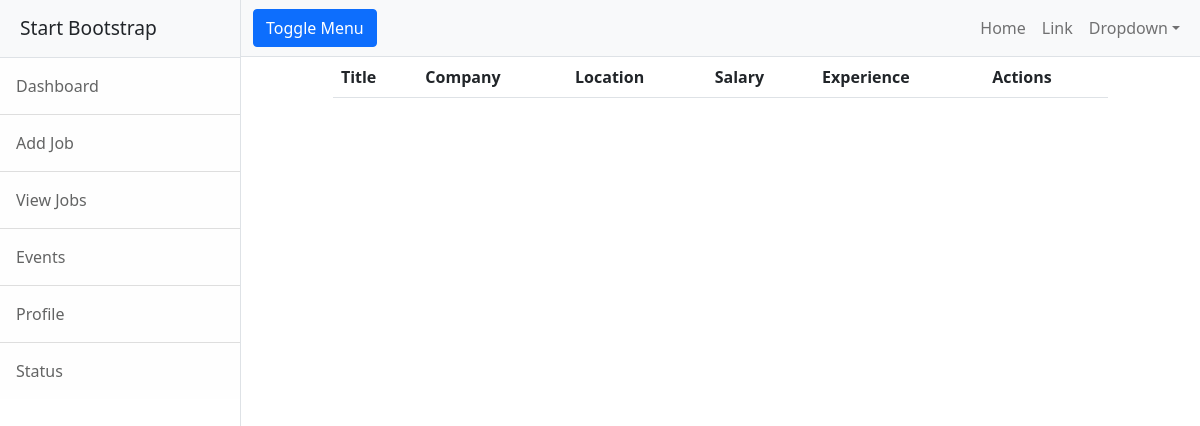
Page /view_jobs on the earlier database version.
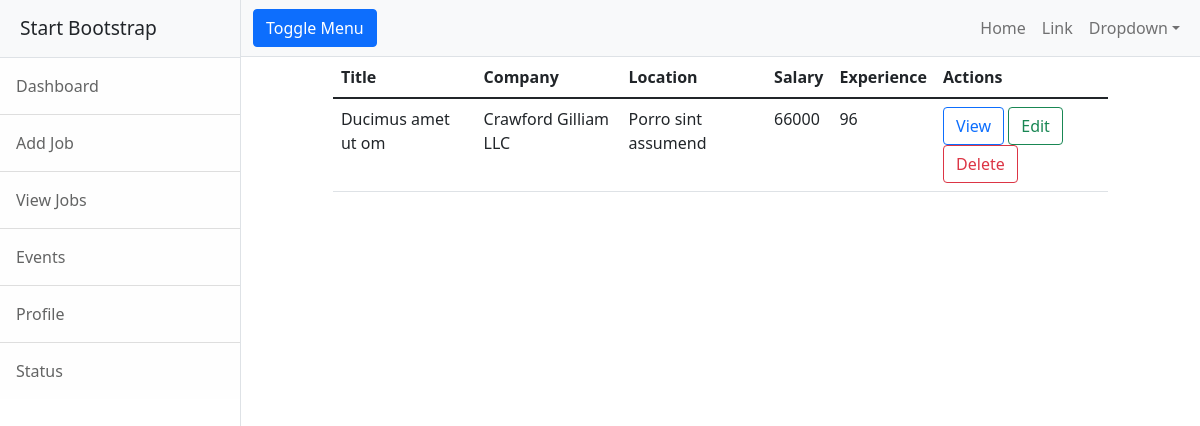
Same page on the later database version.
### employer/models.py (models this page shows, shortened)
class Job(models.Model):
    job_title = models.CharField(max_length=120)
    company = models.CharField(max_length=120)
    location = models.CharField(max_length=120)
    salary = models.PositiveIntegerField(null=True)
    experience = models.PositiveIntegerField(default=0)

### employer/views.py (the view)
# urls.py: path('view_jobs', views.ListJobsView.as_view(), name="emp-alljobs"),
class ListJobsView(View):
    def get(self, request):
        jobs = Job.objects.all()
        return render(request, 'emp-list_jobs.html', {'jobs': jobs})

### employer/templates/emp-list_jobs.html
{% extends 'base.html' %}
{% block content %}
<div class="row">
    <div class="col-1"></div>
    <div class="col-10">
        <table class="table">
            <thead>
                <tr>
                    <th>Title</th>
                    <th>Company</th>
                    <th>Location</th>
                    <th>Salary</th>
                    <th>Experience</th>
                    <th>Actions</th>
                </tr>
            </thead>
            <tbody>
                {% for job in jobs %}
                <tr>
                    <td>{{job.job_title}}</td>
                    <td>{{job.company}}</td>
                    <td>{{job.location}}</td>
                    <td>{{job.salary}}</td>
                    <td>{{job.experience}}</td>
                    <td>
                        <a href="{% url 'emp-jobdetail' job.id %}" class="btn btn-outline-primary">View</a>
                        <a href="" class="btn btn-outline-success">Edit</a>
                        <a href="" class="btn btn-outline-danger">Delete</a>
                    </td>
                </tr>
                {% endfor %}
            </tbody>
        </table>
    </div>
    <div class="col-1"></div>
</div>
{% endblock %}

Differences in the rows shown:
added Job: job_title "Ducimus amet ut om", company "Crawford Gilliam LLC", location "Porro sint assumend", salary "66000", experience "96"
